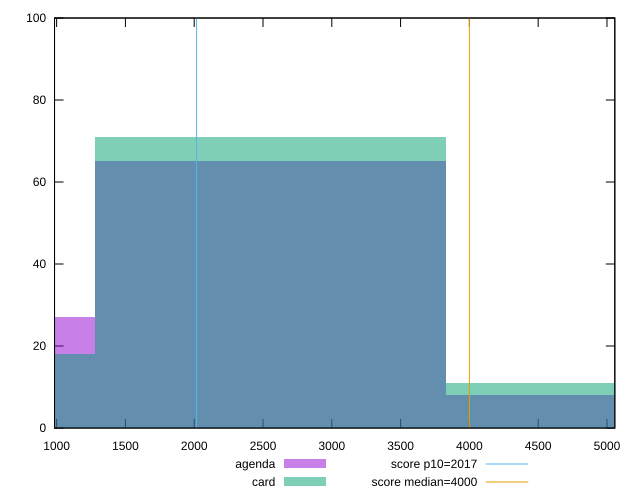

Recreate this plot in gnuplot.
reset

$agenda <<EOF
2554.1941635317025 65
0 27
5108.388327063405 8
EOF

$card <<EOF
2554.1941635317025 71
0 18
5108.388327063405 11
EOF

set key outside below
set boxwidth 2554.1941635317025
set xrange [984.7800000000008:5057.019999999984]
set yrange [0:100]
set trange [0:100]
set style fill transparent solid 0.5 noborder

set parametric
set terminal svg size 640, 500 enhanced background rgb 'white'
set output "reports/report_00028_2021-02-24T12-49-42.674Z/mainthread-work-breakdown/comparison/histogram/1_vs_2.svg"

plot $agenda title "agenda" with boxes, \
     $card title "card" with boxes, \
     2017,t title "score p10=2017", \
     4000,t title "score median=4000"

reset
